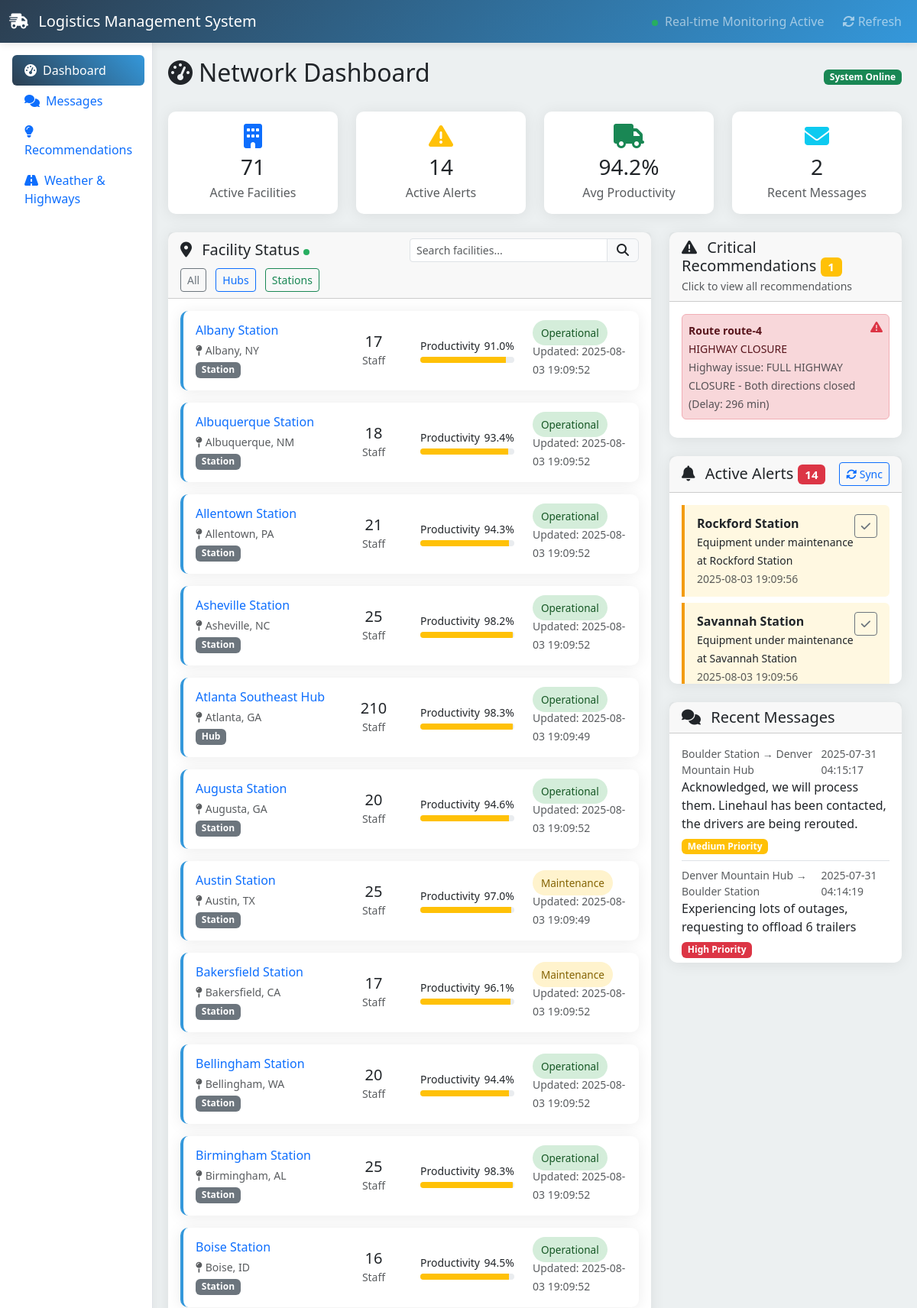
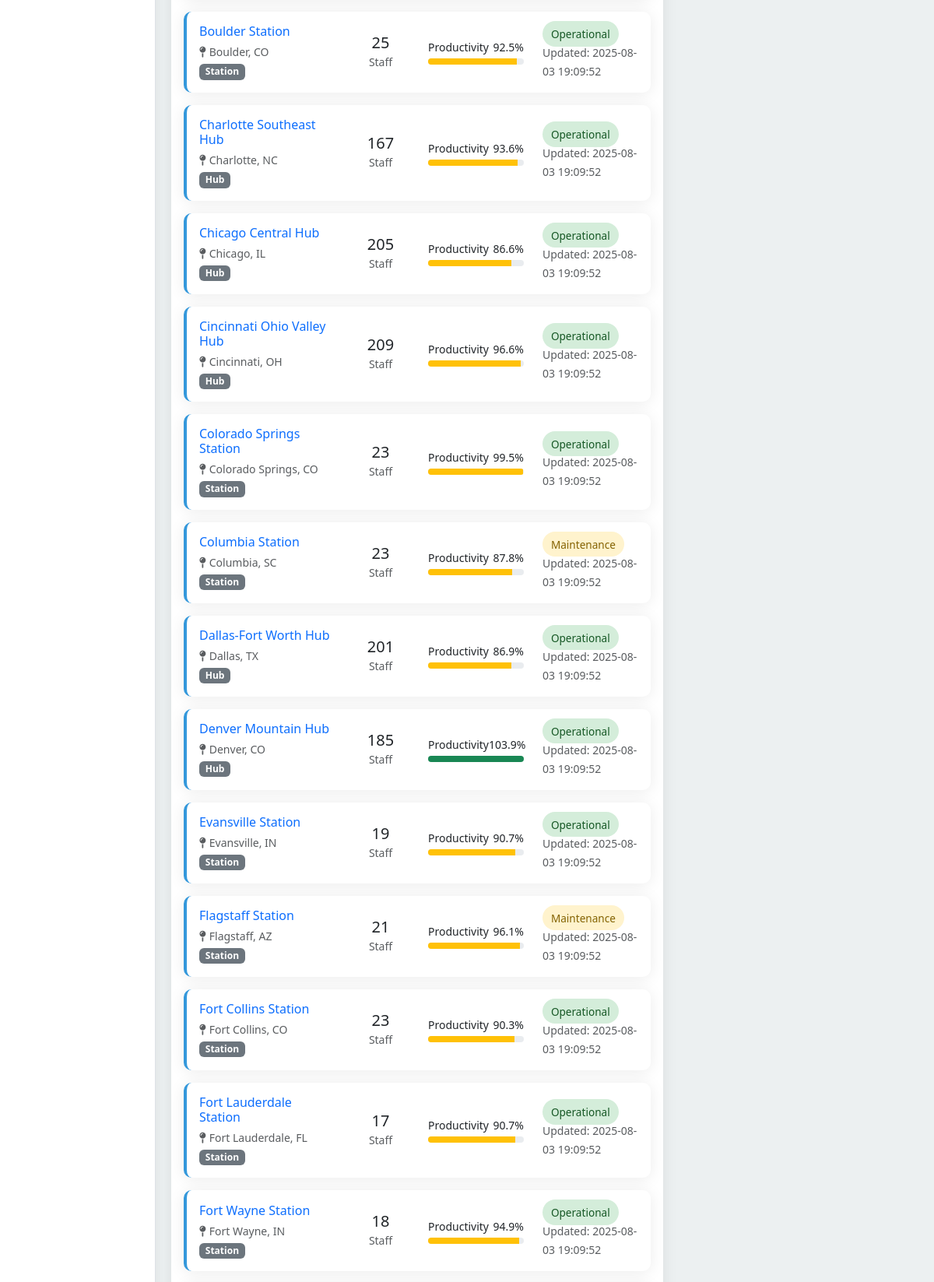
The page / (upper part) on the database its author committed (2 pictures, top to bottom).
### tables this page shows
CREATE TABLE facility_metrics (
        id INTEGER PRIMARY KEY AUTOINCREMENT,
        facility_id INTEGER,
        staffing_level INTEGER,
        productivity_rate REAL,
        equipment_status TEXT,
        downtime_minutes INTEGER DEFAULT 0,
        delivery_timeliness REAL DEFAULT 95.0,
        timestamp TIMESTAMP DEFAULT CURRENT_TIMESTAMP,
        FOREIGN KEY (facility_id) REFERENCES facilities (id)
    );

CREATE TABLE facilities (
        id INTEGER PRIMARY KEY AUTOINCREMENT,
        name TEXT NOT NULL,
        location TEXT NOT NULL,
        facility_type TEXT NOT NULL,
        status TEXT DEFAULT 'active',
        max_capacity INTEGER DEFAULT 1000,
        current_load INTEGER DEFAULT 0,
        staff_count INTEGER DEFAULT 50,
        created_at TIMESTAMP DEFAULT CURRENT_TIMESTAMP
    );

CREATE TABLE messages (
        id INTEGER PRIMARY KEY AUTOINCREMENT,
        from_facility_id INTEGER,
        to_facility_id INTEGER,
        message TEXT NOT NULL,
        priority TEXT DEFAULT 'normal',
        status TEXT DEFAULT 'sent',
        created_at TIMESTAMP DEFAULT CURRENT_TIMESTAMP,
        FOREIGN KEY (from_facility_id) REFERENCES facilities (id),
        FOREIGN KEY (to_facility_id) REFERENCES facilities (id)
    );

### web/routes.py (the view)
    @app.route("/")
    def dashboard():
        facilities = FacilityDB.get_all_active_facilities()
        alerts = AlertsDB.get_active_alerts(50)
        messages = MessagesDB.get_recent_messages(5)
        return render_template(
            "dashboard.html", facilities=facilities, alerts=alerts, messages=messages
        )

### database/logic.py (called while the page is built)
def get_db_connection():
    conn = sqlite3.connect(DATABASE, timeout=30.0)  # 30-second timeout
    conn.row_factory = sqlite3.Row
    conn.execute("PRAGMA journal_mode=WAL")
    conn.execute("PRAGMA synchronous=NORMAL")
    conn.execute("PRAGMA temp_store=memory")
    conn.execute("PRAGMA mmap_size=268435456")  # 256MB mmap
    return conn

    @staticmethod
    def get_all_active_facilities():
        conn = get_db_connection()
        facilities = conn.execute(GET_ALL_ACTIVE_FACILITIES_WITH_METRICS).fetchall()
        conn.close()
        return facilities

    @staticmethod
    def get_active_alerts(limit: int = 10):
        conn = get_db_connection()
        alerts = conn.execute(GET_ACTIVE_ALERTS, (limit,)).fetchall()
        conn.close()
        return alerts

    @staticmethod
    def get_recent_messages(limit: int = 20):
        conn = get_db_connection()
        messages = conn.execute(GET_RECENT_MESSAGES, (limit,)).fetchall()
        conn.close()
        return messages

### templates/dashboard.html (shortened to what this page needs)
{% extends "base.html" %}
{% block content %}
<div class="d-flex justify-content-between align-items-center mb-4">
    <h2><i class="fas fa-tachometer-alt me-2"></i>Network Dashboard</h2>
    <div>
        <span class="badge bg-success">System Online</span>
    </div>
</div>
<div class="row mb-4">
    <div class="col-md-3">
        <div class="card">
            <div class="card-body text-center">
                <i class="fas fa-building fa-2x text-primary mb-2"></i>
                <h3 class="mb-1">{{ facilities|length }}</h3>
                <p class="text-muted mb-0">Active Facilities</p>
            </div>
        </div>
    </div>
    <div class="col-md-3">
        <div class="card">
            <div class="card-body text-center">
                <i class="fas fa-exclamation-triangle fa-2x text-warning mb-2"></i>
                <h3 class="mb-1">{{ alerts|length }}</h3>
                <p class="text-muted mb-0">Active Alerts</p>
            </div>
        </div>
    </div>
    <div class="col-md-3">
        <div class="card">
            <div class="card-body text-center">
                <i class="fas fa-truck fa-2x text-success mb-2"></i>
                <h3 class="mb-1" id="avgProductivity">--</h3>
                <p class="text-muted mb-0">Avg Productivity</p>
            </div>
        </div>
    </div>
    <div class="col-md-3">
        <div class="card">
            <div class="card-body text-center">
                <i class="fas fa-envelope fa-2x text-info mb-2"></i>
                <h3 class="mb-1">{{ messages|length }}</h3>
                <p class="text-muted mb-0">Recent Messages</p>
            </div>
        </div>
    </div>
</div>
<div class="row">
    <div class="col-lg-8">
        <div class="card">
            <div class="card-header">
                <div class="d-flex justify-content-between align-items-center">
                    <h5 class="mb-0">
                        <i class="fas fa-map-marker-alt me-2"></i>
                        Facility Status
                        <span class="real-time-indicator"></span>
                    </h5>
                    <div class="input-group" style="width: 300px;">
                        <input type="text" id="facilitySearch" class="form-control form-control-sm"
                               placeholder="Search facilities..." onkeyup="filterFacilities()">
                        <span class="input-group-text">
                            <i class="fas fa-search"></i>
                        </span>
                    </div>
                </div>
                <div class="mt-2">
                    <button class="btn btn-sm btn-outline-secondary me-2" onclick="filterByType('all')">All</button>
                    <button class="btn btn-sm btn-outline-primary me-2" onclick="filterByType('hub')">Hubs</button>
                    <button class="btn btn-sm btn-outline-success" onclick="filterByType('station')">Stations</button>
                </div>
            </div>
            <div class="card-body">
                <div id="facilitiesContainer">
                    {% for facility in facilities %}
                    <div class="facility-card card mb-3
                         ">
                        <div class="card-body">
                            <div class="row align-items-center">
                                <div class="col-md-4">
                                    <h6 class="mb-1">
                                        <a href="{{ url_for('facility_detail', facility_id=facility.id) }}"
                                           class="text-decoration-none">
                                            {{ facility.name }}
                                        </a>
                                    </h6>
                                    <small class="text-muted">
                                        <i class="fas fa-map-pin me-1"></i>{{ facility.location }}
                                    </small><br>
                                    <span class="badge bg-secondary">{{ facility.facility_type.replace('_', ' ').title() }}</span>
                                </div>
                                <div class="col-md-2">
                                    {% if facility.staffing_level %}
                                    <div class="text-center">
                                        <div class="h5 mb-0">{{ facility.staffing_level }}</div>
                                        <small class="text-muted">Staff</small>
                                    </div>
                                    {% else %}
                                    <div class="text-center data-unavailable">
                                        <div class="h5 mb-0">--</div>
                                        <small class="text-muted">Data N/A</small>
                                    </div>
                                    {% endif %}
                                </div>
                                <div class="col-md-3">
                                    {% if facility.productivity_rate %}
                                    <div>
                                        <div class="d-flex justify-content-between mb-1">
                                            <small>Productivity</small>
                                            <small>{{ (facility.productivity_rate * 100)|round(1) }}%</small>
                                        </div>
                                        <div class="productivity-bar">
                                            <div class="productivity-fill bg-{% if facility.productivity_rate >= 1.0 %}success{% elif facility.productivity_rate >= 0.8 %}warning{% else %}danger{% endif %}"
                                                 style="width: {{ ((facility.productivity_rate * 100) if facility.productivity_rate * 100 < 100 else 100) }}%"></div>
                                        </div>
                                    </div>
                                    {% endif %}
                                </div>
                                <div class="col-md-3">
                                    {% if facility.equipment_status %}
                                    <span class="metric-badge status-{{ facility.equipment_status.lower().replace(' ', '') }}">
                                        {{ facility.equipment_status }}
                                    </span>
                                    {% else %}
                                    <span class="metric-badge bg-secondary text-white">Unknown</span>
                                    {% endif %}
                                    <br><small class="text-muted">
                                        {% if facility.last_updated %}
                                        Updated: {{ facility.last_updated }}
                                        {% else %}
                                        No recent data
                                        {% endif %}
                                    </small>
                                </div>
                            </div>
                        </div>
                    </div>
                    {% endfor %}
                </div>
            </div>
        </div>
    </div>
    <div class="col-lg-4">
        <div class="card mb-4" style="cursor: pointer;" onclick="loadRecommendations()">
            <div class="card-header">
                <h5 class="mb-0">
                    <i class="fas fa-exclamation-triangle me-2"></i>
                    Critical Recommendations
                    <span class="badge bg-warning" id="criticalRecsCount">--</span>
                </h5>
                <small class="text-muted">Click to view all recommendations</small>
            </div>
            <div class="card-body" style="max-height: 250px; overflow-y: auto;">
                <div id="criticalRecommendations">
                </div>
            </div>
        </div>
        <div class="card mb-4">
            <div class="card-header">
                <div class="d-flex justify-content-between align-items-center">
                    <h5 class="mb-0">
                        <i class="fas fa-bell me-2"></i>
                        Active Alerts
                        {% if alerts|length > 0 %}
                        <span class="badge bg-danger">{{ alerts|length }}</span>
                        {% endif %}
                    </h5>
                    <button class="btn btn-sm btn-outline-primary" onclick="syncAlerts()">
                        <i class="fas fa-sync-alt"></i> Sync
                    </button>
                </div>
            </div>
            <div class="card-body" style="max-height: 250px; overflow-y: auto;">
                <div id="alertsContainer">
                </div>
            </div>
        </div>
        <div class="card">
            <div class="card-header">
                <h5 class="mb-0">
                    <i class="fas fa-comments me-2"></i>
                    Recent Messages
                </h5>
            </div>
            <div class="card-body" style="max-height: 300px; overflow-y: auto;">
                {% if messages %}
                    {% for message in messages %}
                    <div class="border-bottom pb-2 mb-2">
                        <div class="d-flex justify-content-between">
                            <small class="text-muted">{{ message.from_facility }} → {{ message.to_facility }}</small>
                            <small class="text-muted">{{ message.created_at }}</small>
                        </div>
                        <p class="mb-1">{{ message.message }}</p>
                        {% if message.priority != 'normal' %}
                        <span class="badge bg-{% if message.priority == 'high' %}danger{% else %}warning{% endif %}">
                            {{ message.priority.title() }} Priority
                        </span>
                        {% endif %}
                    </div>
                    {% endfor %}
                {% else %}
                    <p class="text-muted">No recent messages</p>
                {% endif %}
            </div>
        </div>
    </div>
</div>
{% endblock %}

### templates/base.html (style rules this page uses)
:root { --primary-color: #2c3e50; --secondary-color: #3498db; --success-color: #27ae60; --warning-color: #f39c12; --danger-color: #e74c3c; --light-bg: #ecf0f1; }
body { background-color: var(--light-bg); font-family: 'Segoe UI', Tahoma, Geneva, Verdana, sans-serif; }
.card { border: none; border-radius: 10px; box-shadow: 0 2px 20px rgba(0,0,0,0.08); transition: transform 0.2s ease; }
.facility-card { border-left: 4px solid var(--secondary-color); }
.metric-badge { font-size: 0.85em; padding: 0.5em 0.8em; border-radius: 20px; }
.status-operational { background-color: #d4edda; color: #155724; }
.status-maintenance { background-color: #fff3cd; color: #856404; }
.productivity-bar { height: 8px; background-color: #e9ecef; border-radius: 4px; overflow: hidden; }
.productivity-fill { height: 100%; transition: width 0.3s ease; }
.real-time-indicator { display: inline-block; width: 8px; height: 8px; background-color: var(--success-color); border-radius: 50%; margin-right: 5px; animation: pulse 2s infinite; }

### rows shown on the page
facility_metrics: name "Albany Station", location "Albany, NY", facility_type.replace "Station", staffing_level "17", (facility.productivity_rate*100)|round(1) "91.0", equipment_status "Operational", last_updated "2025-08-03 19:09:52"
facility_metrics: name "Albuquerque Station", location "Albuquerque, NM", facility_type.replace "Station", staffing_level "18", (facility.productivity_rate*100)|round(1) "93.4", equipment_status "Operational", last_updated "2025-08-03 19:09:52"
facility_metrics: name "Allentown Station", location "Allentown, PA", facility_type.replace "Station", staffing_level "21", (facility.productivity_rate*100)|round(1) "94.3", equipment_status "Operational", last_updated "2025-08-03 19:09:52"
facility_metrics: name "Asheville Station", location "Asheville, NC", facility_type.replace "Station", staffing_level "25", (facility.productivity_rate*100)|round(1) "98.2", equipment_status "Operational", last_updated "2025-08-03 19:09:52"
facility_metrics: name "Atlanta Southeast Hub", location "Atlanta, GA", facility_type.replace "Hub", staffing_level "210", (facility.productivity_rate*100)|round(1) "98.3", equipment_status "Operational", last_updated "2025-08-03 19:09:49"
facility_metrics: name "Augusta Station", location "Augusta, GA", facility_type.replace "Station", staffing_level "20", (facility.productivity_rate*100)|round(1) "94.6", equipment_status "Operational", last_updated "2025-08-03 19:09:52"
facility_metrics: name "Austin Station", location "Austin, TX", facility_type.replace "Station", staffing_level "25", (facility.productivity_rate*100)|round(1) "97.0", equipment_status "Maintenance", last_updated "2025-08-03 19:09:49"
facility_metrics: name "Bakersfield Station", location "Bakersfield, CA", facility_type.replace "Station", staffing_level "17", (facility.productivity_rate*100)|round(1) "96.1", equipment_status "Maintenance", last_updated "2025-08-03 19:09:52"
facility_metrics: name "Bellingham Station", location "Bellingham, WA", facility_type.replace "Station", staffing_level "20", (facility.productivity_rate*100)|round(1) "94.4", equipment_status "Operational", last_updated "2025-08-03 19:09:52"
facility_metrics: name "Birmingham Station", location "Birmingham, AL", facility_type.replace "Station", staffing_level "25", (facility.productivity_rate*100)|round(1) "98.3", equipment_status "Operational", last_updated "2025-08-03 19:09:52"
facility_metrics: name "Boise Station", location "Boise, ID", facility_type.replace "Station", staffing_level "16", (facility.productivity_rate*100)|round(1) "94.5", equipment_status "Operational", last_updated "2025-08-03 19:09:52"
facility_metrics: name "Boulder Station", location "Boulder, CO", facility_type.replace "Station", staffing_level "25", (facility.productivity_rate*100)|round(1) "92.5", equipment_status "Operational", last_updated "2025-08-03 19:09:52"
facility_metrics: name "Charlotte Southeast Hub", location "Charlotte, NC", facility_type.replace "Hub", staffing_level "167", (facility.productivity_rate*100)|round(1) "93.6", equipment_status "Operational", last_updated "2025-08-03 19:09:52"
facility_metrics: name "Chicago Central Hub", location "Chicago, IL", facility_type.replace "Hub", staffing_level "205", (facility.productivity_rate*100)|round(1) "86.6", equipment_status "Operational", last_updated "2025-08-03 19:09:52"
facility_metrics: name "Cincinnati Ohio Valley Hub", location "Cincinnati, OH", facility_type.replace "Hub", staffing_level "209", (facility.productivity_rate*100)|round(1) "96.6", equipment_status "Operational", last_updated "2025-08-03 19:09:52"
facility_metrics: name "Colorado Springs Station", location "Colorado Springs, CO", facility_type.replace "Station", staffing_level "23", (facility.productivity_rate*100)|round(1) "99.5", equipment_status "Operational", last_updated "2025-08-03 19:09:52"
facility_metrics: name "Columbia Station", location "Columbia, SC", facility_type.replace "Station", staffing_level "23", (facility.productivity_rate*100)|round(1) "87.8", equipment_status "Maintenance", last_updated "2025-08-03 19:09:52"
facility_metrics: name "Dallas-Fort Worth Hub", location "Dallas, TX", facility_type.replace "Hub", staffing_level "201", (facility.productivity_rate*100)|round(1) "86.9", equipment_status "Operational", last_updated "2025-08-03 19:09:52"
facility_metrics: name "Denver Mountain Hub", location "Denver, CO", facility_type.replace "Hub", staffing_level "185", (facility.productivity_rate*100)|round(1) "103.9", equipment_status "Operational", last_updated "2025-08-03 19:09:52"
facility_metrics: name "Evansville Station", location "Evansville, IN", facility_type.replace "Station", staffing_level "19", (facility.productivity_rate*100)|round(1) "90.7", equipment_status "Operational", last_updated "2025-08-03 19:09:52"
facility_metrics: name "Flagstaff Station", location "Flagstaff, AZ", facility_type.replace "Station", staffing_level "21", (facility.productivity_rate*100)|round(1) "96.1", equipment_status "Maintenance", last_updated "2025-08-03 19:09:52"
facility_metrics: name "Fort Collins Station", location "Fort Collins, CO", facility_type.replace "Station", staffing_level "23", (facility.productivity_rate*100)|round(1) "90.3", equipment_status "Operational", last_updated "2025-08-03 19:09:52"
facility_metrics: name "Fort Lauderdale Station", location "Fort Lauderdale, FL", facility_type.replace "Station", staffing_level "17", (facility.productivity_rate*100)|round(1) "90.7", equipment_status "Operational", last_updated "2025-08-03 19:09:52"
facility_metrics: name "Fort Wayne Station", location "Fort Wayne, IN", facility_type.replace "Station", staffing_level "18", (facility.productivity_rate*100)|round(1) "94.9", equipment_status "Operational", last_updated "2025-08-03 19:09:52"
messages: from_facility "Boulder Station", to_facility "Denver Mountain Hub", created_at "2025-07-31 04:15:17", message "Acknowledged, we will process them. Linehaul has been contacted, the drivers are being rerouted.", priority "Medium"
messages: from_facility "Denver Mountain Hub", to_facility "Boulder Station", created_at "2025-07-31 04:14:19", message "Experiencing lots of outages, requesting to offload 6 trailers", priority "High"

### other values the page prints
{{ facilities|length }} "71"
{{ alerts|length }} "14"
{{ messages|length }} "2"
